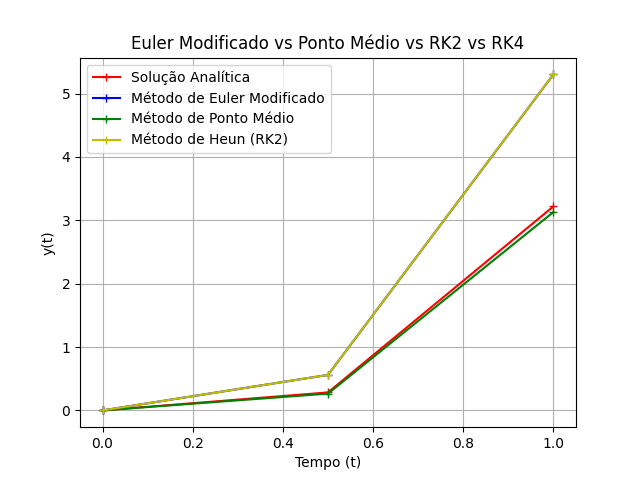

Here is the Python script that generated this plot:
import numpy as np
import matplotlib.pyplot as plt

solAnalitica = lambda t: ((1/5) * t * np.exp(3*t)) - (((1/5)**2) * np.exp(3*t)) + (((1/5)**2) * np.exp(-2*t))

a = 0; b = 1; h = 0.5; n = 2

t = np.linspace(a,b, n+1)
w = np.zeros(n+1)
w[0] = 0

y = solAnalitica(t)

f = lambda t,y: t * np.exp(3*t) - 2*y

# MÉTODO DE EULER APRIMORADO
for i in range(n):
    k1 = f(t[i], w[i])

    eq = w[i] + h * k1
    k2 = f(t[i+1], eq)

    w[i+1] = w[i] + (h/2) * (k1 + k2)


u = np.zeros(n+1)
u[0] = 0
# MÉTODO DE PONTO MÉDIO
for i in range(n):
    k1 = t[i] + (h/2)

    k2 = u[i] + (h/2) * f(t[i], u[i])

    u[i+1] = u[i] + h * f(k1, k2)


v = np.zeros(n+1)
v[0] = 0
# MÉTODO DE HEUN (RK2)
for i in range(n):
    k1 = f(t[i], v[i])

    k2 = f(t[i+1], v[i] + h * k1)

    v[i+1] = v[i] + h * (k1+k2) / 2

plt.plot(t, y, 'r-+', label="Solução Analítica")
plt.plot(t, w, 'b-+', label="Método de Euler Modificado")
plt.plot(t, u, 'g-+', label="Método de Ponto Médio")
plt.plot(t, v, 'y-+', label="Método de Heun (RK2)")

plt.title("Euler Modificado vs Ponto Médio vs RK2 vs RK4")
plt.xlabel("Tempo (t)")
plt.ylabel("y(t)")
plt.grid(True)
plt.legend()

plt.savefig("a.png")
plt.show()